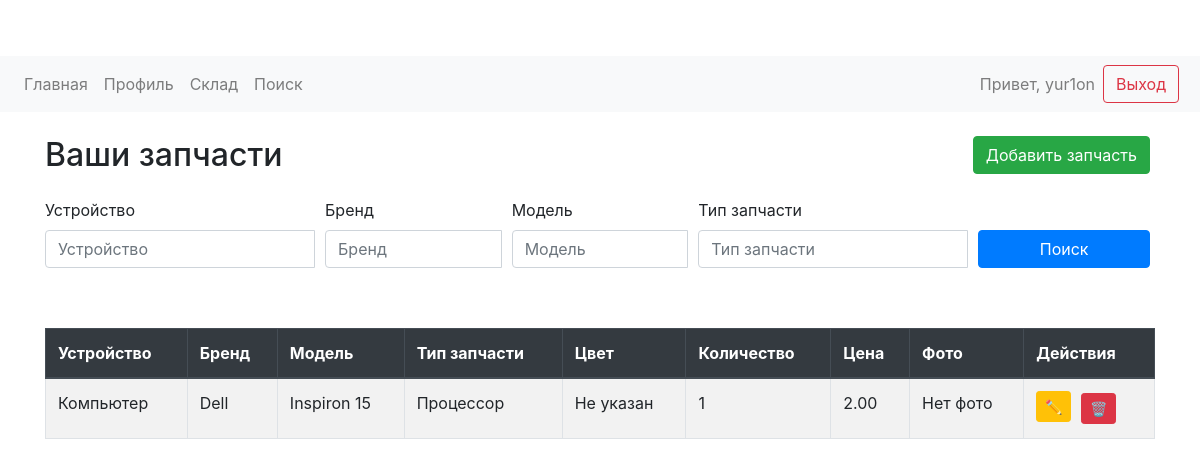
Page /warehouse/ (signed in) on the earlier database version.
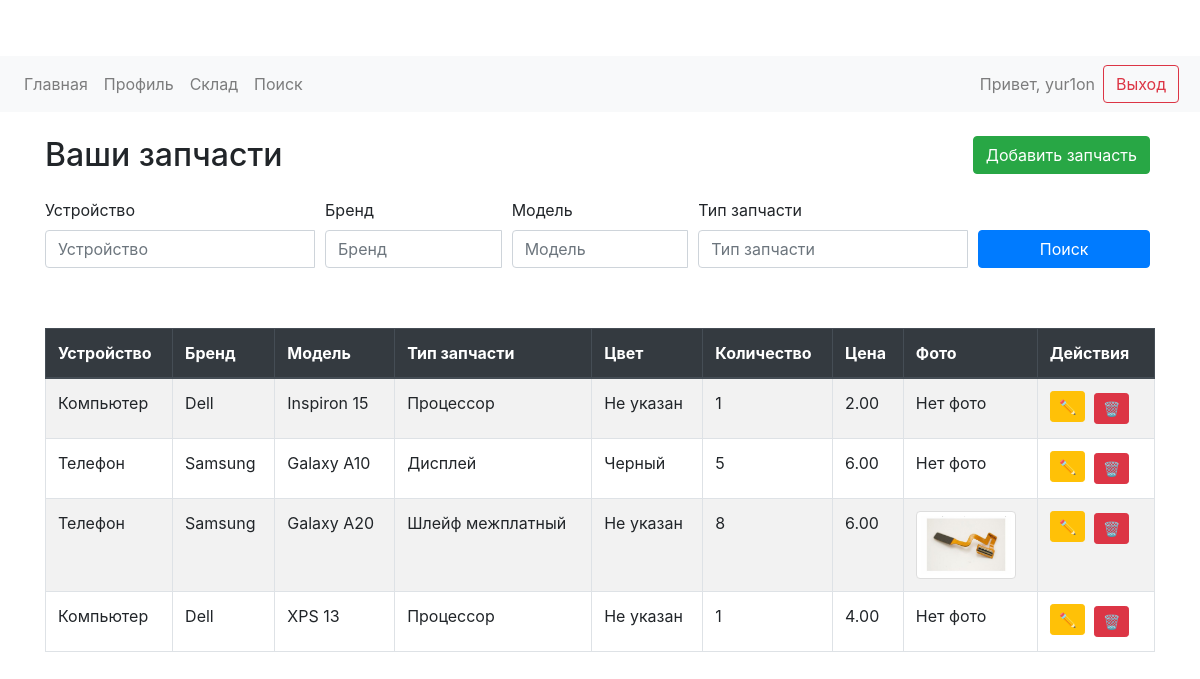
Same page on the later database version.
### warehouse/models.py (models this page shows, shortened)
class Part(models.Model):
    user = models.ForeignKey(User, on_delete=models.CASCADE)
    device = models.CharField(max_length=100)
    brand = models.CharField(max_length=100)
    model = models.CharField(max_length=100)
    part_type = models.CharField(max_length=100)
    color = models.CharField(max_length=50, blank=True, null=True)  # Поле для цвета
    quantity = models.IntegerField()
    price = models.DecimalField(max_digits=10, decimal_places=2)
    image = models.ImageField(upload_to='part_images/', blank=True, null=True)

### warehouse/views.py (the view)
# urls.py: path('warehouse/', views.warehouse_view, name='warehouse'),
@login_required
def warehouse_view(request):
    if not request.user.is_authenticated:
        return redirect('login')
    query = request.GET.get('q')
    brand = request.GET.get('brand')
    model = request.GET.get('model')
    part_type = request.GET.get('part_type')
    parts = Part.objects.filter(user=request.user)
    if query:
        parts = parts.filter(device__icontains=query)
    if brand:
        parts = parts.filter(brand__icontains=brand)
    if model:
        parts = parts.filter(model__icontains=model)
    if part_type:
        parts = parts.filter(part_type__icontains=part_type)
    return render(request, 'warehouse/warehouse.html', {
        'parts': parts,
        'query': query,
        'brand': brand,
        'model': model,
        'part_type': part_type
    })

### myproject/warehouse/templates/warehouse/warehouse.html (shortened to what this page needs)
{% extends 'warehouse/base.html' %}
{% block content %}
    <div class="d-flex justify-content-between align-items-center mb-4">
        <h2 class="mb-0">Ваши запчасти</h2>
        <a href="{% url 'add_part' %}" class="btn btn-success">Добавить запчасть</a>
    </div>
    <div class="mb-4">
        <form method="get" class="form-row">
            <div class="form-group col-md-3">
                <label for="device">Устройство</label>
                <div class="input-group">
                    <input type="text" list="devices" name="q" id="device" class="form-control" placeholder="Устройство" value="{{ query|default_if_none:'' }}">
                </div>
            </div>
            <div class="form-group col-md-2">
                <label for="brand">Бренд</label>
                <div class="input-group">
                    <input list="brands" name="brand" id="brand" class="form-control" placeholder="Бренд" value="{{ brand|default_if_none:'' }}">
                </div>
            </div>
            <div class="form-group col-md-2">
                <label for="model">Модель</label>
                <div class="input-group">
                    <input list="models" name="model" id="model" class="form-control" placeholder="Модель" value="{{ model|default_if_none:'' }}">
                </div>
            </div>
            <div class="form-group col-md-3">
                <label for="part_type">Тип запчасти</label>
                <div class="input-group">
                    <input list="part_types" name="part_type" id="part_type" class="form-control" placeholder="Тип запчасти" value="{{ part_type|default_if_none:'' }}">
                </div>
            </div>
            <div class="form-group col-md-2 d-flex align-items-end">
                <button type="submit" class="btn btn-primary btn-block">Поиск</button>
            </div>
        </form>
    </div>
    <div class="table-responsive">
        <table id="parts-table" class="table table-striped table-bordered">
            <thead class="thead-dark">
                <tr>
                    <th onclick="sortTable(0)">Устройство</th>
                    <th onclick="sortTable(1)">Бренд</th>
                    <th onclick="sortTable(2)">Модель</th>
                    <th onclick="sortTable(3)">Тип запчасти</th>
                    <th onclick="sortTable(4)">Цвет</th>
                    <th onclick="sortTable(5)">Количество</th>
                    <th onclick="sortTable(6)">Цена</th>
                    <th>Фото</th>
                    <th>Действия</th>
                </tr>
            </thead>
            <tbody>
                {% for part in parts %}
                <tr>
                    <td>{{ part.device }}</td>
                    <td>{{ part.brand }}</td>
                    <td>{{ part.model }}</td>
                    <td>{{ part.part_type }}</td>
                    <td>{{ part.color|default:"Не указан" }}</td>
                    <td>{{ part.quantity }}</td>
                    <td>{{ part.price }}</td>
                    <td>
                        {% if part.image %}
                            <a href="{{ part.image.url }}" target="_blank" class="img-link">
                                <img src="{{ part.image.url }}" alt="{{ part.model }}" class="img-thumbnail" style="max-width: 100px; max-height: 100px;">
                            </a>
                        {% else %}
                            Нет фото
                        {% endif %}
                    </td>
                    <td>
                        <a href="{% url 'edit_part' part.id %}" class="btn btn-sm btn-warning mb-1" data-toggle="tooltip" data-placement="top" title="Редактировать">✏️</a>
                        <a href="{% url 'delete_part' part.id %}" class="btn btn-sm btn-danger" data-toggle="tooltip" data-placement="top" title="Удалить">🗑️</a>
                    </td>
                </tr>
                {% empty %}
                <tr>
                    <td colspan="9" class="text-center">Запчасти не найдены</td>
                </tr>
                {% endfor %}
            </tbody>
        </table>
    </div>
{% endblock %}

Differences in the rows shown:
added Part: device "Телефон", brand "Samsung", model "Galaxy A10", part_type "Дисплей", color "Черный", quantity "5", price "6.00", image "Нет фото"
added Part: device "Телефон", brand "Samsung", model "Galaxy A20", part_type "Шлейф межплатный", color "Не указан", quantity "8", price "6.00", image (picture)
added Part: device "Компьютер", brand "Dell", model "XPS 13", part_type "Процессор", color "Не указан", quantity "1", price "4.00", image "Нет фото"
